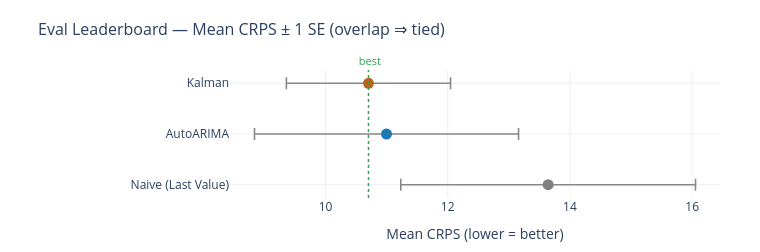

Notebook code for this chart:
### Code cell
# Same leaderboard, now with a standard-error bar on each mean. If the bars of
# the top methods overlap, their ordering is not statistically distinguishable —
# the honest verdict when only a few origins have been scored.
viz.make_leaderboard_interval_chart(eval_board)

### Figure 1 — Plotly figure (JSON) as saved in the notebook; plotly's stock layout.template omitted (floating-point values rounded to 4 significant figures)
{"data": [{"error_x": {"array": [2.411, 2.16, 1.343], "color": "#888888", "thickness": 1.6, "type": "data", "width": 6}, "hovertemplate": "%{y}<br>CRPS %{x:.3f} ± %{error_x.array:.3f}<extra></extra>", "marker": {"color": ["#7f7f7f", "#1f77b4", "#b5651d"], "size": 11}, "mode": "markers", "showlegend": false, "type": "scatter", "x": [13.64, 11.0, 10.7], "y": ["Naive (Last Value)", "AutoARIMA", "Kalman"]}], "layout": {"annotations": [{"font": {"color": "#31a354", "size": 11}, "showarrow": false, "text": " best", "x": 10.7, "xanchor": "center", "xref": "x", "y": 1, "yanchor": "bottom", "yref": "y domain"}], "height": 252, "margin": {"b": 50, "l": 230, "r": 40, "t": 70}, "shapes": [{"line": {"color": "#31a354", "dash": "dot", "width": 1.5}, "type": "line", "x0": 10.7, "x1": 10.7, "xref": "x", "y0": 0, "y1": 1, "yref": "y domain"}], "title": {"font": {"size": 16}, "text": "Eval Leaderboard — Mean CRPS ± 1 SE (overlap ⇒ tied)"}, "width": 760, "xaxis": {"gridcolor": "#f0f0f0", "showgrid": true, "title": {"text": "Mean CRPS (lower = better)"}}, "yaxis": {"title": {"text": ""}}}}
